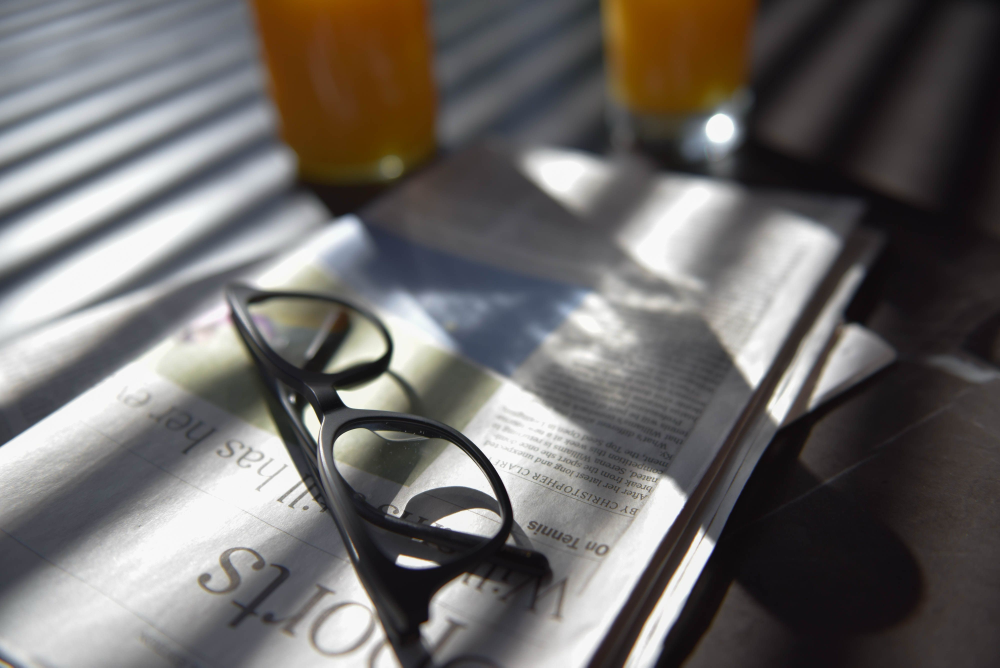
#> input picture render-service/assets/photos/default-photo.jpg, 4000 x 2670 px (shown at 1/4 size)
$ python -i surfaces.py   (imports and definitions only)
#> lines starting #> are read from the running program, lines starting #| are printed output that depends on the picture
#> further down, picture is the input picture: PIL image 4000x2670 RGB; mean R, G, B 109.1, 105.8, 104
"""Surface construction: flat colour, photography, and the finish applied to both."""

from __future__ import annotations

import random
from functools import lru_cache
from pathlib import Path

import numpy as np
from PIL import Image, ImageChops, ImageEnhance, ImageFilter, ImageOps

from ..brand import rules as R
from ..brand import tokens as T
from ..brand.geometry import Geometry
from ..config import settings
from ..errors import PhotoUnavailableError
from . import photo_source


# [6 lines left out: function _noise, not called in this run]


# [3 lines that did not run here, left out]


# [8 lines left out: function _vignette_mask, not called in this run]


# [3 lines that did not run here, left out]


# [26 lines left out: functions _scrim_mask, scrim, not called in this run]


def grade(image: Image.Image) -> Image.Image:
    red, green, blue = image.split()
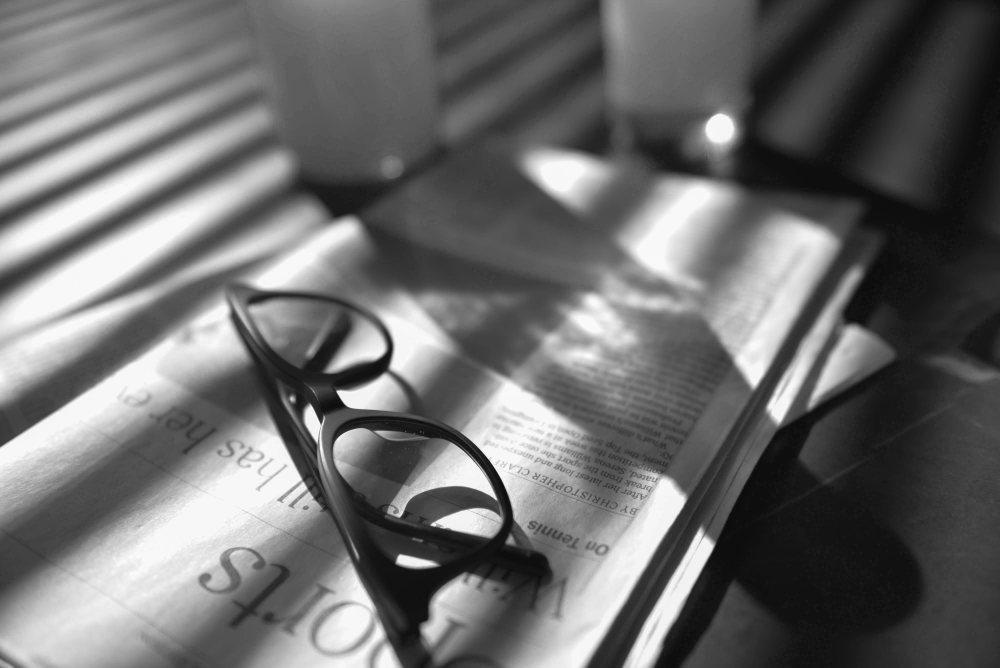
#> red: PIL image 4000x2670 L (shown at 1/4 size); min 8, max 255, mean 109.1
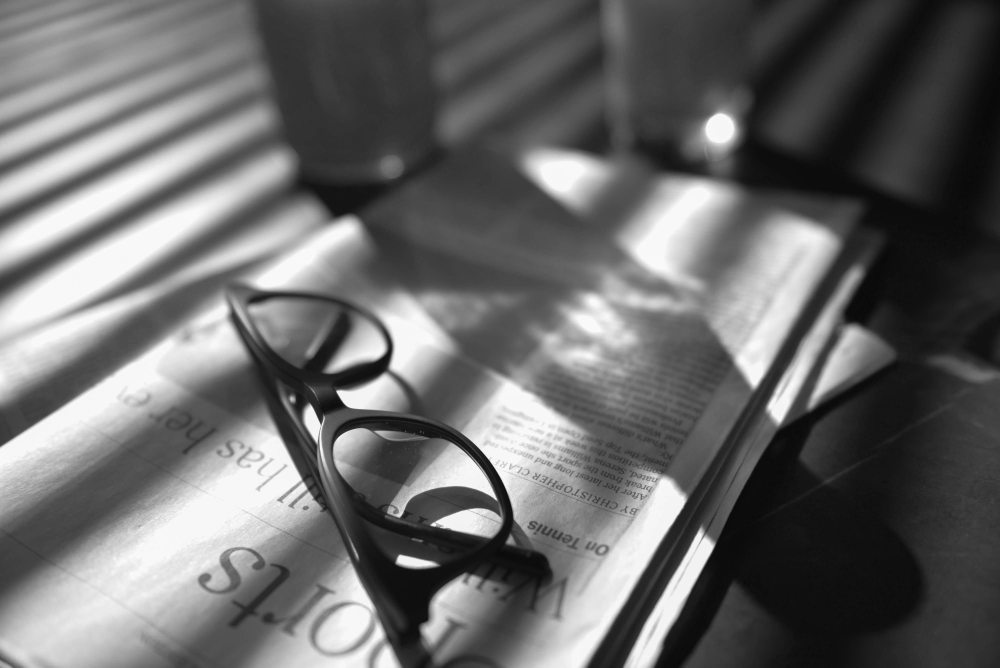
#> green: PIL image 4000x2670 L (shown at 1/4 size); min 4, max 255, mean 105.8
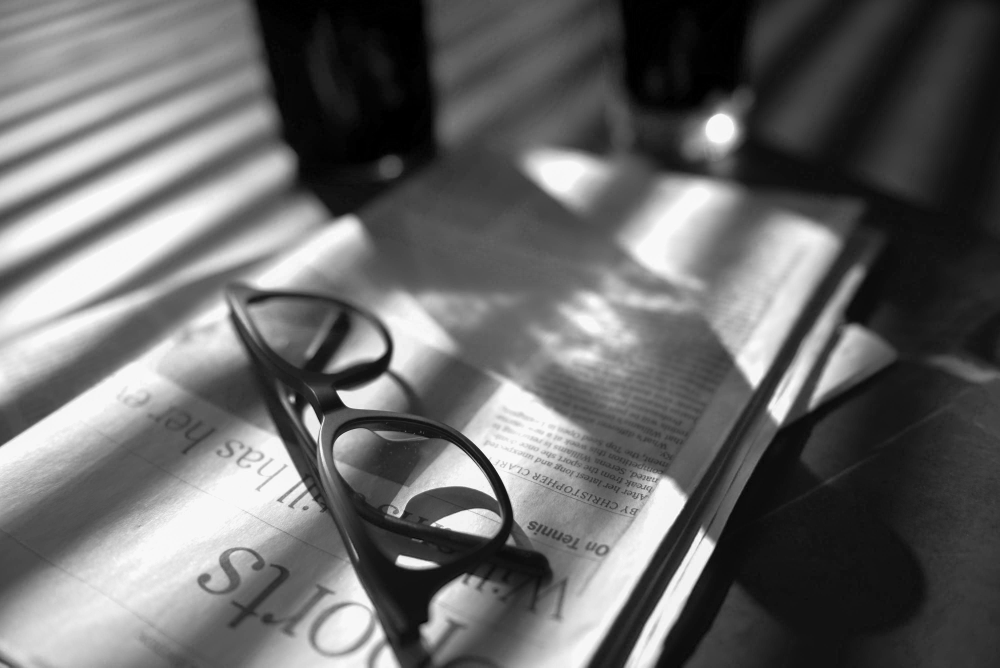
#> blue: PIL image 4000x2670 L (shown at 1/4 size); min 0, max 255, mean 104
#> (the run stopped early here; a loop or call above may not have finished)
